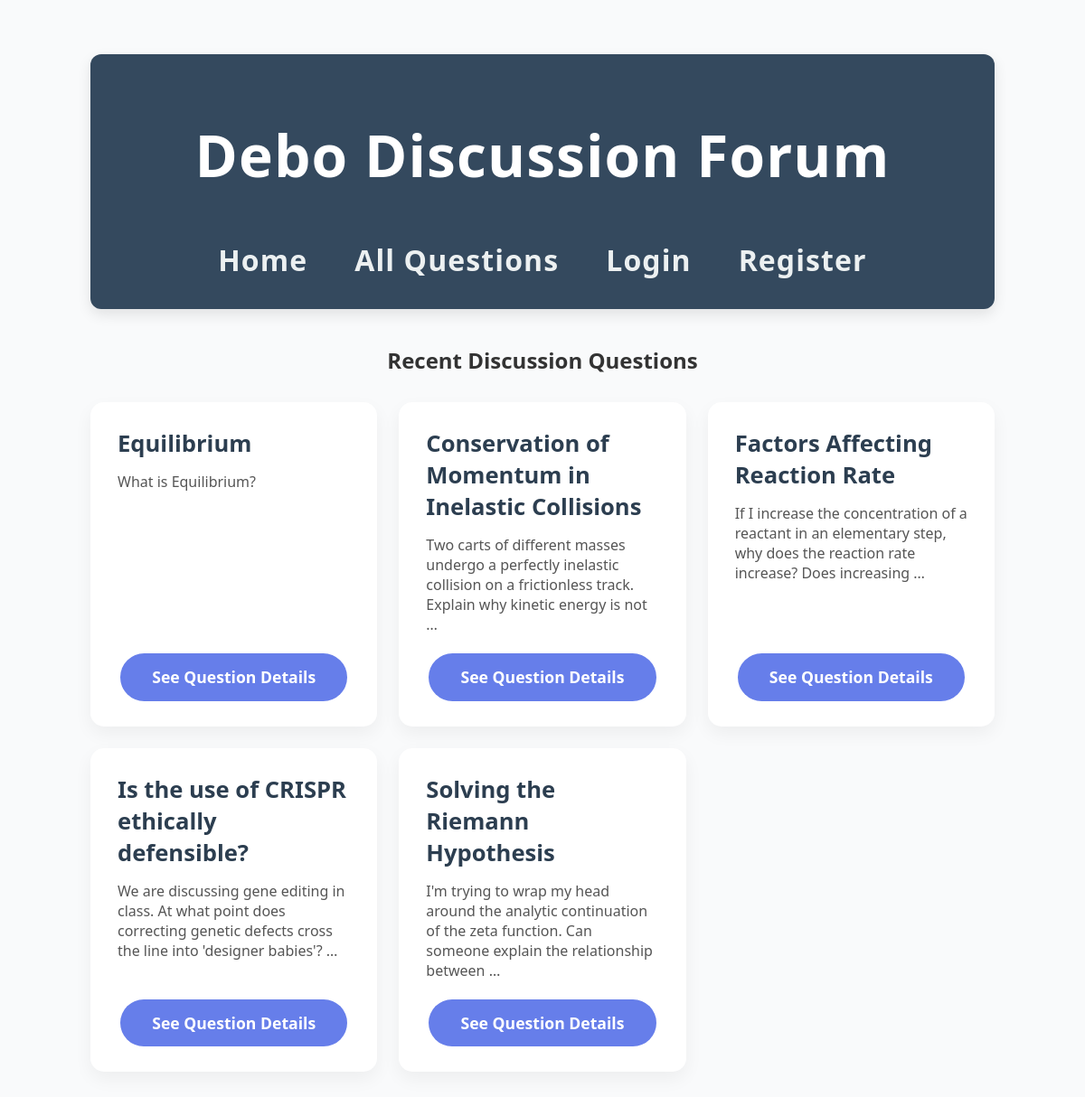
The app's page /discussions/, older data.
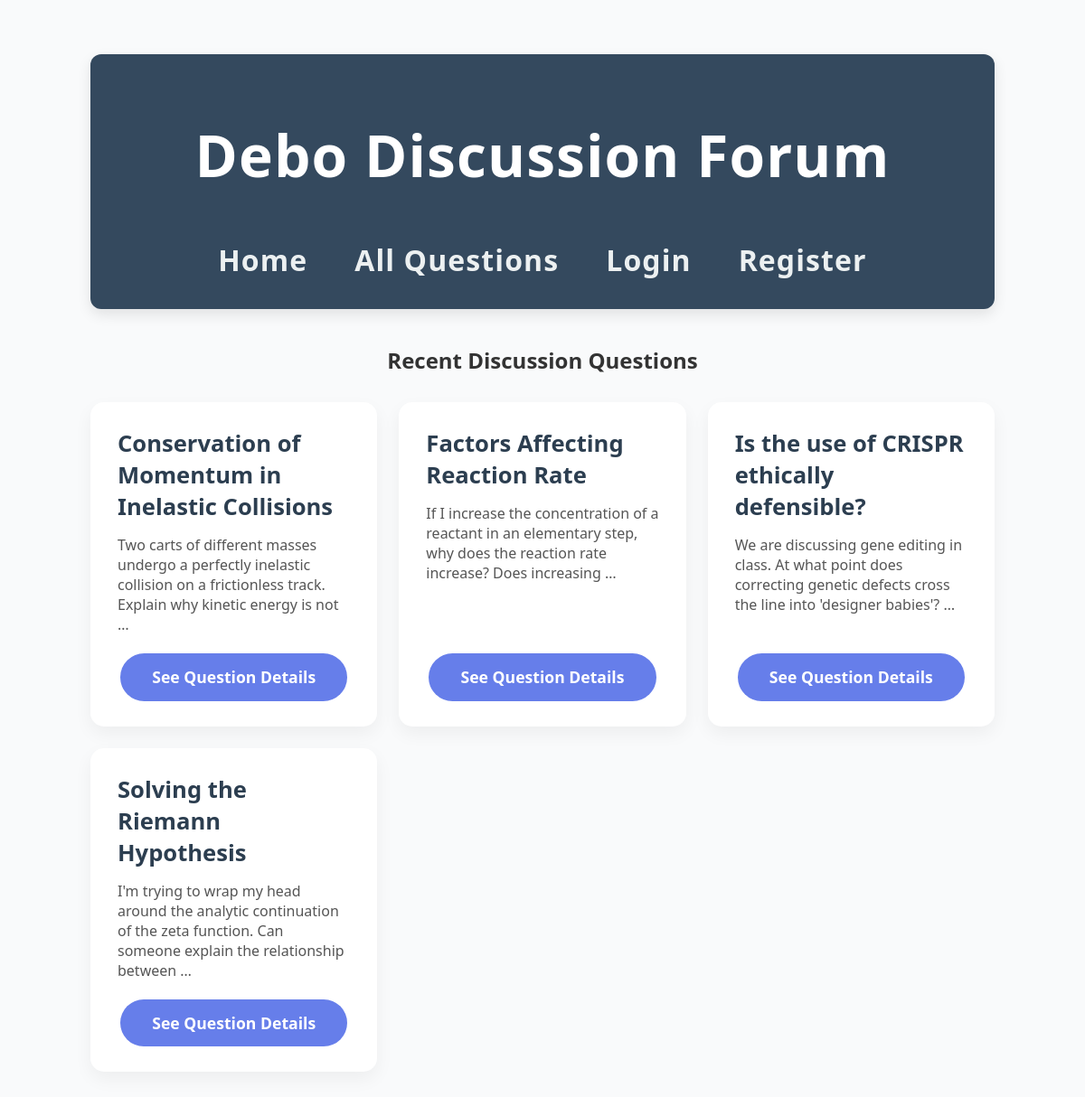
The same page, newer data.
### discussions/models.py (models this page shows, shortened)
class Question(models.Model):
    SUBJECT_CHOICES = [
        ('math', 'Mathematics'),
        ('science', 'Science'),
        ('english', 'English'),
        ('history', 'History'),
        ('computer', 'Computer Science'),
        ('physics', 'Physics'),
        ('chemistry', 'Chemistry'),
        ('biology', 'Biology'),
        ('other', 'Other'),
    ]
    author = models.ForeignKey(User, on_delete=models.CASCADE, related_name='questions')
    title = models.CharField(max_length=200)
    description = models.TextField()
    subject = models.CharField(max_length=20, choices=SUBJECT_CHOICES, default='other')
    created_at = models.DateTimeField(auto_now_add=True)
    updated_at = models.DateTimeField(auto_now=True)
    class Meta:
        ordering = ['-created_at']

### discussions/views.py (the view)
# urls.py: path('', views.question_list, name='question_list'),
def question_list(request):
    questions = Question.objects.all()
    subject_filter = request.GET.get('subject')
    if subject_filter:
        questions = questions.filter(subject=subject_filter)
    subjects = Question.SUBJECT_CHOICES
    context = {
        'questions': questions,
        'subjects': subjects,
        'current_subject': subject_filter
    }
    return render(request, 'discussions/question_list.html', context)

### discussions/templates/discussions/question_list.html (shortened to what this page needs)
<!DOCTYPE html>
<html lang="en">
<head>
</head>
<body>
  <div class="header">
    <h1>Debo Discussion Forum</h1>
    <div class="nav-links">
      <a href="/">Home</a>
      <a href="{% url 'question_list' %}">All Questions</a>
      {% if user.is_authenticated %}
        <a href="{% url 'question_create' %}">Ask Question</a>
        <a href="{% url 'logout' %}">Logout ({{ user.username }})</a>
      {% else %}
        <a href="{% url 'login' %}">Login</a>
        <a href="{% url 'register' %}">Register</a>
      {% endif %}
    </div>
  </div>
  <h2 style="text-align:center; margin:auto; margin-top:40px; margin-bottom:30px;">Recent Discussion Questions</h2>
  <div class="questions-grid">
    {% for question in questions %}
    <div class="question-card">
      <div class="question-title"><a href="{% url 'question_detail' question.pk %}">{{ question.title }}</a></div>
      <div class="question-desc">{{ question.description|truncatewords:20 }}</div>
      <a class="see-details-btn" href="{% url 'question_detail' question.pk %}">See Question Details</a>
    </div>
    {% endfor %}
  </div>
</body>
</html>

### discussions/templates/discussions/question_list.html (style rules this page uses)
body { font-family: 'Segoe UI', Tahoma, Geneva, Verdana, sans-serif; max-width: 1000px; margin: 40px auto; padding: 20px; background-color: #f9fafb; color: #333; }
.header { background-color: #34495e; color: white; padding: 25px 30px; border-radius: 12px; margin-bottom: 30px; box-shadow: 0 6px 15px rgba(0,0,0,0.1); text-align: center; font-weight: 700; font-size: 2rem; letter-spacing: 1.1px; }
.nav-links { margin-top: 15px; display: flex; justify-content: center; gap: 20px; }
.nav-links a { color: #ecf0f1; text-decoration: none; padding: 0.5rem 1rem; border-radius: 8px; transition: background 0.3s; }
.questions-grid { display: grid; grid-template-columns: repeat(auto-fill, minmax(280px, 1fr)); gap: 24px; }
.question-card { background: white; border-radius: 15px; padding: 28px 30px; box-shadow: 0 8px 20px rgba(0,0,0,0.05); display: flex; flex-direction: column; transition: transform 0.3s, box-shadow 0.3s; }
.question-title { font-size: 1.6rem; font-weight: 700; margin-bottom: 14px; color: #2c3e50; }
.question-title a { text-decoration: none; color: inherit; }
.question-desc { font-size: 1rem; color: #555; margin-bottom: 21px; }
.see-details-btn { margin-top: auto; align-self: center; padding: 0.9rem 2.2rem; background-color: #667eea; color: #fff; font-weight: 700; font-size: 1.1rem; border-radius: 30px; text-decoration: none; transition: background 0.3s, box-shadow 0.3s; }

Row changes from the older to the newer data that the page shows:
removed Question: title "Equilibrium", description "What is Equilibrium?"
